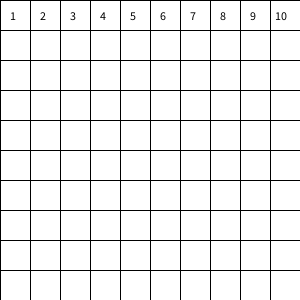
Frame 1 (no input)
Frame 60 (the mouse pressed at the canvas centre just before this capture): identical to frame 1, image omitted
Frame 120 (the mouse held since frame 60 and released just before this capture): identical to frame 1, image omitted

The Processing sketch that drew this single still picture (run headless with seeded random() and noise(); from frame 60 on, the mouse is pressed at the canvas centre):

// Processing sketch: processing_24282
// ── processing_24282.pde

void setup(){
  size(300,300);
  smooth();
  background(255);
  
  for(int i = 0; i < width; i+=30){
     for(int j = 0; j < height; j+=30){
       
        line(0,i,width,i);
        line(j,0,j,height);
      }
  }

fill(0, 0, 0);
text("1", 10, 20);
fill(0, 0, 0);
text("2", 40, 20);
fill(0, 0, 0);
text("3", 70, 20);
fill(0, 0, 0);
text("4", 100, 20);
fill(0, 0, 0);
text("5", 130, 20);
fill(0, 0, 0);
text("6", 160, 20);
fill(0, 0, 0);
text("7", 190, 20);
fill(0, 0, 0);
text("8", 220, 20);
fill(0, 0, 0);
text("9", 250, 20);
fill(0, 0, 0);
text("10", 275, 20);
}

void draw(){
  if (mouseX > 0 && mouseX < 30 && mouseY < 30 && mouseY > 0){
    fill(230,70,58);  /// function 1
    rect(90,90,30,30);
    rect(90,120,30,30);
    rect(90,150,30,30);
    
    fill(255,255,255); /// clears function 2
    rect(270,270,30,30);
    rect(240,270,30,30);
    rect(210,270,30,30);
    
    fill(255,255,255); /// clears function 3
    rect(120,120,30,30);
    rect(150,150,30,30);
    
    fill(255,255,255); /// clears function 4
    rect(270,90,30,30);
    rect(270,120,30,30);
    rect(240,120,30,30);
    
    fill(255,255,255); /// clears function 5
    rect(0,210,30,30);
    rect(0,240,30,30);
    rect(30,240,30,30);
    
    fill(255,255,255); /// clears function 6
    rect(150,30,30,30);
    rect(180,60,30,30);
    rect(210,30,30,30);
    
    fill(255,255,255); /// clears function 7
    rect(90,240,30,30);
    rect(60,270,30,30);
    rect(120,270,30,30);
    
    fill(255,255,255); /// clears function 8
    rect(180,150,30,30);
    rect(210,120,30,30);
    rect(240,90,30,30);
    
    fill(255,255,255); /// clears function 9
    rect(30,30,30,30);
    rect(60,60,30,30);
    rect(30,90,30,30);
    
    fill(255,255,255); /// clears function 10
    rect(150,210,30,30);
    rect(120,240,30,30);
    rect(150,270,30,30);
    
}
  if (mouseX > 30 && mouseX < 60 && mouseY < 30 && mouseY > 0){
    fill(230,70,58); /// function 2
    rect(270,270,30,30);
    rect(240,270,30,30);
    rect(210,270,30,30);
    
    
    fill(255,255,255); /// clears function 1
    rect(90,90,30,30);
    rect(90,120,30,30);
    rect(90,150,30,30);
    
    fill(255,255,255); /// clears function 3
    rect(90,90,30,30);
    rect(120,120,30,30);
    rect(150,150,30,30);
    
    fill(255,255,255); /// clears function 4
    rect(270,90,30,30);
    rect(270,120,30,30);
    rect(240,120,30,30);
    
    fill(255,255,255); /// clears function 5
    rect(0,210,30,30);
    rect(0,240,30,30);
    rect(30,240,30,30);
    
    fill(255,255,255); /// clears function 6
    rect(150,30,30,30);
    rect(180,60,30,30);
    rect(210,30,30,30);
    
    fill(255,255,255); /// clears function 7
    rect(90,240,30,30);
    rect(60,270,30,30);
    rect(120,270,30,30);
    
    fill(255,255,255); /// clears function 8
    rect(180,150,30,30);
    rect(210,120,30,30);
    rect(240,90,30,30);
    
    fill(255,255,255); /// clears function 9
    rect(30,30,30,30);
    rect(60,60,30,30);
    rect(30,90,30,30);
    
    fill(255,255,255); /// clears function 10
    rect(150,210,30,30);
    rect(120,240,30,30);
    rect(150,270,30,30);
    
  }
  
    if (mouseX > 60 && mouseX < 90 && mouseY < 30 && mouseY > 0){
    fill(230,70,58); /// function 3
    rect(90,90,30,30);
    rect(120,120,30,30);
    rect(150,150,30,30);
  
      
      
    fill(255,255,255); /// clears function 2
    rect(270,270,30,30);
    rect(240,270,30,30);
    rect(210,270,30,30);
    
    fill(255,255,255); /// clears function 4
    rect(270,90,30,30);
    rect(270,120,30,30);
    rect(240,120,30,30);
    
    
    fill(255,255,255); /// clears function 1
    rect(90,120,30,30);
    rect(90,150,30,30);
    
    fill(255,255,255); /// clears function 5
    rect(0,210,30,30);
    rect(0,240,30,30);
    rect(30,240,30,30);
    
    fill(255,255,255); /// clears function 6
    rect(150,30,30,30);
    rect(180,60,30,30);
    rect(210,30,30,30);
    
    fill(255,255,255); /// clears function 7
    rect(90,240,30,30);
    rect(60,270,30,30);
    rect(120,270,30,30);
    
    fill(255,255,255); /// clears function 8
    rect(180,150,30,30);
    rect(210,120,30,30);
    rect(240,90,30,30);
    
    fill(255,255,255); /// clears function 9
    rect(30,30,30,30);
    rect(60,60,30,30);
    rect(30,90,30,30);
    
    fill(255,255,255); /// clears function 10
    rect(150,210,30,30);
    rect(120,240,30,30);
    rect(150,270,30,30);
  }
  
    if (mouseX > 90 && mouseX < 120 && mouseY < 30 && mouseY > 0){
    fill(230,70,58); /// function 4
    rect(270,90,30,30);
    rect(270,120,30,30);
    rect(240,120,30,30);
        
    
    fill(255,255,255); /// clears function 3
    rect(90,90,30,30);
    rect(120,120,30,30);
    rect(150,150,30,30);
  
      
      
    fill(255,255,255); /// clears function 2
    rect(270,270,30,30);
    rect(240,270,30,30);
    rect(210,270,30,30);
    
    
    fill(255,255,255); /// clears function 1
    rect(90,120,30,30);
    rect(90,150,30,30);
    
    fill(255,255,255); /// clears function 5
    rect(0,210,30,30);
    rect(0,240,30,30);
    rect(30,240,30,30);
    
    fill(255,255,255); /// clears function 6
    rect(150,30,30,30);
    rect(180,60,30,30);
    rect(210,30,30,30);
    
    fill(255,255,255); /// clears function 7
    rect(90,240,30,30);
    rect(60,270,30,30);
    rect(120,270,30,30);
    
    fill(255,255,255); /// clears function 8
    rect(180,150,30,30);
    rect(210,120,30,30);
    rect(240,90,30,30);
    
    fill(255,255,255); /// clears function 9
    rect(30,30,30,30);
    rect(60,60,30,30);
    rect(30,90,30,30);
    
    fill(255,255,255); /// clears function 10
    rect(150,210,30,30);
    rect(120,240,30,30);
    rect(150,270,30,30);
  }
  
    if (mouseX > 120 && mouseX < 150 && mouseY < 30 && mouseY > 0){
    fill(230,70,58); /// function 5
    rect(0,210,30,30);
    rect(0,240,30,30);
    rect(30,240,30,30);
    
    fill(255,255,255); /// clears function 6
    rect(150,30,30,30);
    rect(180,60,30,30);
    rect(210,30,30,30);
    
    
    fill(255,255,255); /// clears function 4
    rect(270,90,30,30);
    rect(270,120,30,30);
    rect(240,120,30,30);
        
    
    fill(255,255,255); /// clears function 3
    rect(90,90,30,30);
    rect(120,120,30,30);
    rect(150,150,30,30);
  
      
      
    fill(255,255,255); /// clears function 2
    rect(270,270,30,30);
    rect(240,270,30,30);
    rect(210,270,30,30);
    
    
    fill(255,255,255); /// clears function 1
    rect(90,120,30,30);
    rect(90,150,30,30);
    
    fill(255,255,255); /// clears function 7
    rect(90,240,30,30);
    rect(60,270,30,30);
    rect(120,270,30,30);
    
    fill(255,255,255); /// clears function 8
    rect(180,150,30,30);
    rect(210,120,30,30);
    rect(240,90,30,30);
    
    fill(255,255,255); /// clears function 9
    rect(30,30,30,30);
    rect(60,60,30,30);
    rect(30,90,30,30);
    
    fill(255,255,255); /// clears function 10
    rect(150,210,30,30);
    rect(120,240,30,30);
    rect(150,270,30,30);
    
  }  
  
  
    if (mouseX > 150 && mouseX < 180 && mouseY < 30 && mouseY > 0){
    fill(230,70,58); /// function 6
    rect(150,30,30,30);
    rect(180,60,30,30);
    rect(210,30,30,30);
    
    
    fill(255,255,255); /// clears function 5
    rect(0,210,30,30);
    rect(0,240,30,30);
    rect(30,240,30,30);
    
    fill(255,255,255); /// clears function 4
    rect(270,90,30,30);
    rect(270,120,30,30);
    rect(240,120,30,30);
        
    
    fill(255,255,255); /// clears function 3
    rect(90,90,30,30);
    rect(120,120,30,30);
    rect(150,150,30,30);
  
      
      
    fill(255,255,255); /// clears function 2
    rect(270,270,30,30);
    rect(240,270,30,30);
    rect(210,270,30,30);
    
    
    fill(255,255,255); /// clears function 1
    rect(90,120,30,30);
    rect(90,150,30,30);
    
    fill(255,255,255); /// clears function 7
    rect(90,240,30,30);
    rect(60,270,30,30);
    rect(120,270,30,30);
    
    fill(255,255,255); /// clears function 8
    rect(180,150,30,30);
    rect(210,120,30,30);
    rect(240,90,30,30);
    
    fill(255,255,255); /// clears function 9
    rect(30,30,30,30);
    rect(60,60,30,30);
    rect(30,90,30,30);
    
    fill(255,255,255); /// clears function 10
    rect(150,210,30,30);
    rect(120,240,30,30);
    rect(150,270,30,30);
    
  } 
 
     if (mouseX > 180 && mouseX < 210 && mouseY < 30 && mouseY > 0){
    fill(230,70,58); /// function 7
    rect(90,240,30,30);
    rect(60,270,30,30);
    rect(120,270,30,30);

    
    fill(255,255,255); /// clears function 6
    rect(150,30,30,30);
    rect(180,60,30,30);
    rect(210,30,30,30);
    
    
    fill(255,255,255); /// clears function 5
    rect(0,210,30,30);
    rect(0,240,30,30);
    rect(30,240,30,30);
    
    fill(255,255,255); /// clears function 4
    rect(270,90,30,30);
    rect(270,120,30,30);
    rect(240,120,30,30);
        
    
    fill(255,255,255); /// clears function 3
    rect(90,90,30,30);
    rect(120,120,30,30);
    rect(150,150,30,30);
  
      
      
    fill(255,255,255); /// clears function 2
    rect(270,270,30,30);
    rect(240,270,30,30);
    rect(210,270,30,30);
    
    
    fill(255,255,255); /// clears function 1
    rect(90,120,30,30);
    rect(90,150,30,30);
    
    fill(255,255,255); /// clears function 8
    rect(180,150,30,30);
    rect(210,120,30,30);
    rect(240,90,30,30);
    
    fill(255,255,255); /// clears function 9
    rect(30,30,30,30);
    rect(60,60,30,30);
    rect(30,90,30,30);
    
    fill(255,255,255); /// clears function 10
    rect(150,210,30,30);
    rect(120,240,30,30);
    rect(150,270,30,30);
    
  } 

     if (mouseX > 210 && mouseX < 240 && mouseY < 30 && mouseY > 0){
    fill(230,70,58); /// function 8
    rect(180,150,30,30);
    rect(210,120,30,30);
    rect(240,90,30,30);
   
    
    fill(255,255,255); /// clears function 7
    rect(90,240,30,30);
    rect(60,270,30,30);
    rect(120,270,30,30);

    
    fill(255,255,255); /// clears function 6
    rect(150,30,30,30);
    rect(180,60,30,30);
    rect(210,30,30,30);
    
    
    fill(255,255,255); /// clears function 5
    rect(0,210,30,30);
    rect(0,240,30,30);
    rect(30,240,30,30);
    
    fill(255,255,255); /// clears function 4
    rect(270,90,30,30);
    rect(270,120,30,30);
    rect(240,120,30,30);
        
    
    fill(255,255,255); /// clears function 3
    rect(90,90,30,30);
    rect(120,120,30,30);
    rect(150,150,30,30);
  
      
      
    fill(255,255,255); /// clears function 2
    rect(270,270,30,30);
    rect(240,270,30,30);
    rect(210,270,30,30);
    
    
    fill(255,255,255); /// clears function 1
    rect(90,120,30,30);
    rect(90,150,30,30);
    
    fill(255,255,255); /// clears function 9
    rect(30,30,30,30);
    rect(60,60,30,30);
    rect(30,90,30,30);
    
    fill(255,255,255); /// clears function 10
    rect(150,210,30,30);
    rect(120,240,30,30);
    rect(150,270,30,30);
    
  }   
  
  
    if (mouseX > 240 && mouseX < 270 && mouseY < 30 && mouseY > 0){
    fill(230,70,58); /// function 9
    rect(30,30,30,30);
    rect(60,60,30,30);
    rect(30,90,30,30);
   
    
    fill(255,255,255); /// clears function 8
    rect(180,150,30,30);
    rect(210,120,30,30);
    rect(240,90,30,30);
   
    
    fill(255,255,255); /// clears function 7
    rect(90,240,30,30);
    rect(60,270,30,30);
    rect(120,270,30,30);

    
    fill(255,255,255); /// clears function 6
    rect(150,30,30,30);
    rect(180,60,30,30);
    rect(210,30,30,30);
    
    
    fill(255,255,255); /// clears function 5
    rect(0,210,30,30);
    rect(0,240,30,30);
    rect(30,240,30,30);
    
    fill(255,255,255); /// clears function 4
    rect(270,90,30,30);
    rect(270,120,30,30);
    rect(240,120,30,30);
        
    
    fill(255,255,255); /// clears function 3
    rect(90,90,30,30);
    rect(120,120,30,30);
    rect(150,150,30,30);
  
      
      
    fill(255,255,255); /// clears function 2
    rect(270,270,30,30);
    rect(240,270,30,30);
    rect(210,270,30,30);
    
    
    fill(255,255,255); /// clears function 1
    rect(90,120,30,30);
    rect(90,150,30,30);
    
    fill(255,255,255); /// clears function 10
    rect(150,210,30,30);
    rect(120,240,30,30);
    rect(150,270,30,30);
  } 
   
    if (mouseX > 270 && mouseX < 300 && mouseY < 30 && mouseY > 0){
    fill(230,70,58); /// function 10
    rect(150,210,30,30);
    rect(120,240,30,30);
    rect(150,270,30,30);

    
    fill(255,255,255); /// clears function 9
    rect(30,30,30,30);
    rect(60,60,30,30);
    rect(30,90,30,30);
   
    
    fill(255,255,255); /// clears function 8
    rect(180,150,30,30);
    rect(210,120,30,30);
    rect(240,90,30,30);
   
    
    fill(255,255,255); /// clears function 7
    rect(90,240,30,30);
    rect(60,270,30,30);
    rect(120,270,30,30);

    
    fill(255,255,255); /// clears function 6
    rect(150,30,30,30);
    rect(180,60,30,30);
    rect(210,30,30,30);
    
    
    fill(255,255,255); /// clears function 5
    rect(0,210,30,30);
    rect(0,240,30,30);
    rect(30,240,30,30);
    
    fill(255,255,255); /// clears function 4
    rect(270,90,30,30);
    rect(270,120,30,30);
    rect(240,120,30,30);
        
    
    fill(255,255,255); /// clears function 3
    rect(90,90,30,30);
    rect(120,120,30,30);
    rect(150,150,30,30);
  
      
      
    fill(255,255,255); /// clears function 2
    rect(270,270,30,30);
    rect(240,270,30,30);
    rect(210,270,30,30);
    
    
    fill(255,255,255); /// clears function 1
    rect(90,120,30,30);
    rect(90,150,30,30);
    
  } 
       
  
 
  
  
  println("x: " + mouseX);
  println("y: " + mouseY);
}
